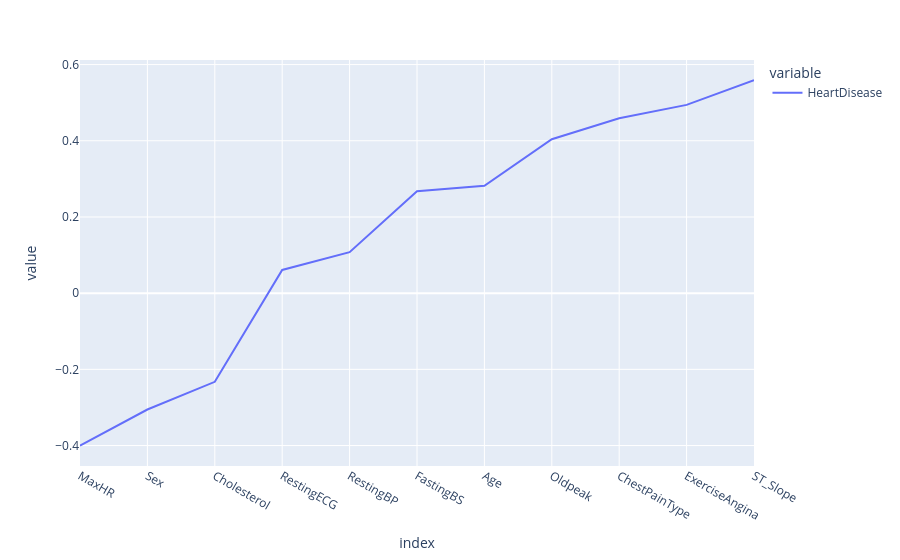

The cell this chart's notebook holds for it:
### Code cell
px.line(heart_df.corr()['HeartDisease'][:-1].sort_values())

### Figure 1 — Plotly figure (JSON) as saved in the notebook; plotly's stock layout.template omitted (floating-point values rounded to 4 significant figures)
{"data": [{"hovertemplate": "variable=HeartDisease<br>index=%{x}<br>value=%{y}<extra></extra>", "legendgroup": "HeartDisease", "line": {"color": "#636efa", "dash": "solid"}, "marker": {"symbol": "circle"}, "mode": "lines", "name": "HeartDisease", "orientation": "v", "showlegend": true, "type": "scatter", "x": ["MaxHR", "Sex", "Cholesterol", "RestingECG", "RestingBP", "FastingBS", "Age", "Oldpeak", "ChestPainType", "ExerciseAngina", "ST_Slope"], "xaxis": "x", "y": [-0.4004, -0.3054, -0.2327, 0.06101, 0.1076, 0.2673, 0.282, 0.404, 0.459, 0.4943, 0.5588], "yaxis": "y"}], "layout": {"legend": {"title": {"text": "variable"}, "tracegroupgap": 0}, "margin": {"t": 60}, "xaxis": {"anchor": "y", "domain": [0, 1], "title": {"text": "index"}}, "yaxis": {"anchor": "x", "domain": [0, 1], "title": {"text": "value"}}}}
